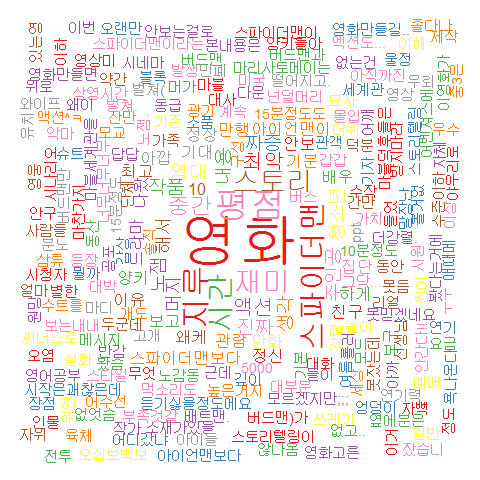

This figure's R source:
setwd("C:/dev/workspace/mini_project")

library(KoNLP)
library(wordcloud)
useSejongDic() 
txt <- readLines("under5.txt", encoding = "UTF-8")
myword <- sapply(txt,extractNoun,USE.NAMES=F)
myword 
# 추출된 명사를 30 개만 출력해서 확인합니다.
head(unlist(myword), 30)
c <- unlist(myword) 
myword <- Filter(function(x) {nchar(x) >= 2} ,c) 

write(unlist(myword),"camus_temp.txt") 
rev <- read.table("camus_temp.txt")
nrow(rev)
wordcount <- table(rev) 
head(sort(wordcount, decreasing=T),30)
library(RColorBrewer) 
palete <- brewer.pal(9,"Set1") 
png("movie.png")

wordcloud(names(wordcount),freq=wordcount,scale=c(5,1),rot.per=0.25,min.freq=1,
random.order=F,random.color=T,colors=palete)

dev.off()

